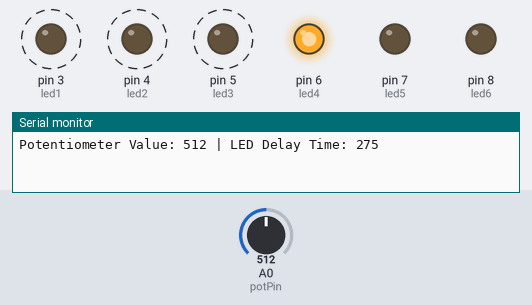
Simulated run of this sketch. Board: Arduino Uno, built with avr-gcc and run on an emulated ATmega328P. Shown: output pins drawn as LEDs (lit = HIGH), the last lines printed to the serial monitor. Dashed ring = blinking. Inputs (shaded band) come from the test bench; at power-on: A0 (potPin) = 512.

Above: at 0.96 s.
2.5 s: A0 (potPin) set to 716
At 3.48 s:
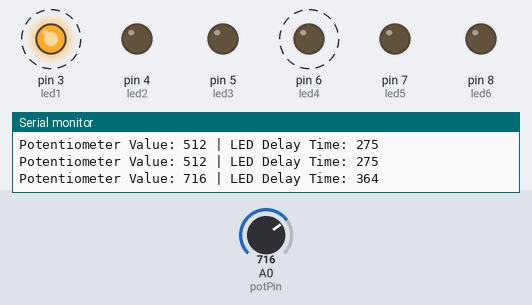
At 3.84 s:
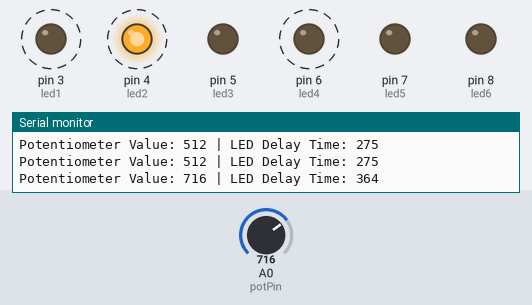
7.8 s: A0 (potPin) set to 0
At 8.58 s:
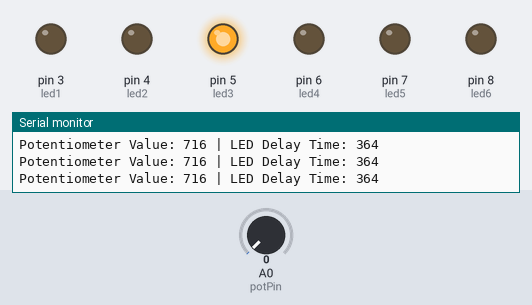
13.1 s: A0 (potPin) set to 1023
16.6 s: A0 (potPin) set to 900
Timing chart, 0 to 21.1 s (numbered marks = the images above; inputs shaded):
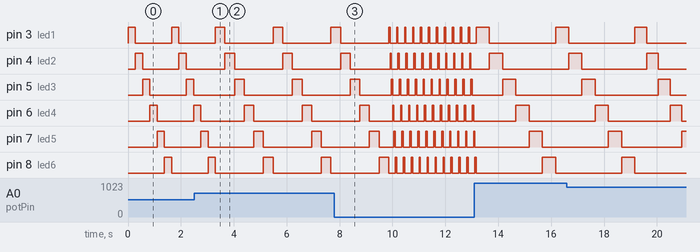

Measured:
- after the input at 2.5 s, pin 3 (led1), pin 4 (led2): alternates HIGH for 0.36 s and LOW for 1.8 s, starting after 1.2 s; pin 5 (led3): alternates HIGH for 0.36 s and LOW for 1.8 s, starting after 1.5 s; pin 6 (led4): alternates HIGH for 0.36 s and LOW for 1.8 s, starting after 1.9 s
- by itself, pin 3 (led1), pin 4 (led2), pin 5 (led3): alternates HIGH for 0.28 s and LOW for 1.4 s
- by itself, pin 8 (led6): repeats every 0.30 s: LOW 0.25 s, HIGH 0.05 s

The sketch:

R21._LED_Chaser_Using_Potentiometer.ino
```cpp
/*
Components Used:
- Arduino Board
- Sensor Shield
- 6 LEDs
- Potentiometer
- Breadboard
- Jumper Wires
*/

// Define LED pins
int led1 = 3, led2 = 4, led3 = 5, led4 = 6, led5 = 7, led6 = 8;
int potPin = A0; // Potentiometer pin

void setup() {
  // Set LED pins as output
  pinMode(led1, OUTPUT);
  pinMode(led2, OUTPUT);
  pinMode(led3, OUTPUT);
  pinMode(led4, OUTPUT);
  pinMode(led5, OUTPUT);
  pinMode(led6, OUTPUT);

  Serial.begin(9600);  // Start Serial Monitor for debugging
}

void loop() {
  int potValue = analogRead(potPin); // Read potentiometer value (0-1023)
  int delayTime = map(potValue, 0, 1023, 50, 500); // Map value to delay range (50-500ms)

  // Print values to Serial Monitor
  Serial.print("Potentiometer Value: ");
  Serial.print(potValue);
  Serial.print(" | LED Delay Time: ");
  Serial.println(delayTime);

  // Sequentially turn LEDs ON and OFF with delay based on potentiometer value
  digitalWrite(led1, HIGH); delay(delayTime); digitalWrite(led1, LOW);
  digitalWrite(led2, HIGH); delay(delayTime); digitalWrite(led2, LOW);
  digitalWrite(led3, HIGH); delay(delayTime); digitalWrite(led3, LOW);
  digitalWrite(led4, HIGH); delay(delayTime); digitalWrite(led4, LOW);
  digitalWrite(led5, HIGH); delay(delayTime); digitalWrite(led5, LOW);
  digitalWrite(led6, HIGH); delay(delayTime); digitalWrite(led6, LOW);
}
```
